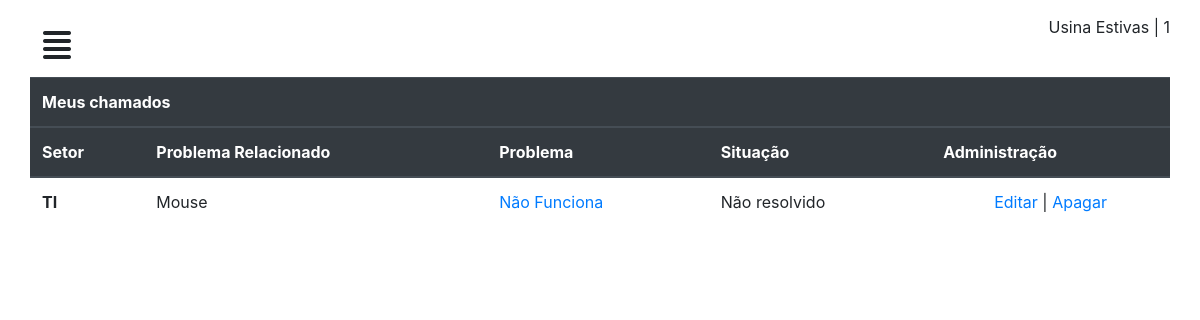
The app's page /perfil/ (signed in), older data.
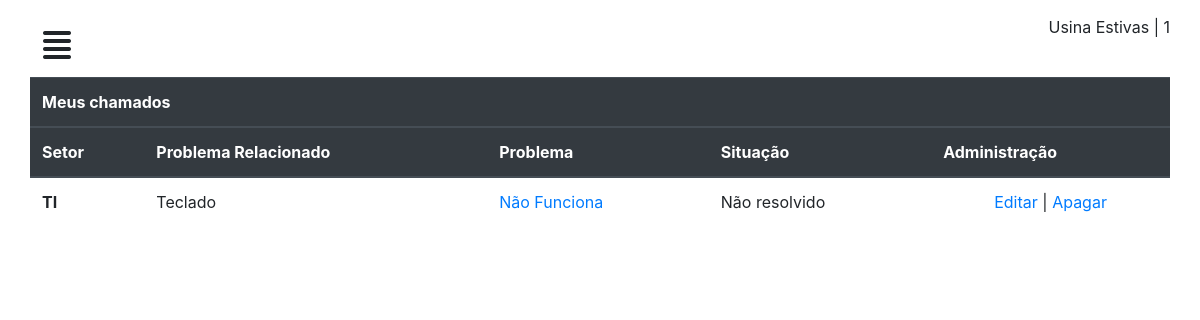
The same page, newer data.
### chamados/models.py (models this page shows)
class Chamado(models.Model):
	setor = models.CharField('Setor', max_length=50)
	problema = models.TextField('problema')
	situacao = models.IntegerField('situacao', default=1)
	user = models.ForeignKey(CustomUser, on_delete=models.CASCADE)
	relacao = models.ForeignKey(ProblemaRelacionado, on_delete=models.CASCADE)

class ProblemaRelacionado(models.Model):
	relacao = models.CharField('problema relacionado', max_length=50)
	def __str__(self):
		return self.relacao

### chamados/views.py (the view)
# urls.py: path('perfil/', perfil, name="perfil"),
@login_required
def perfil(request):
	chamados = Chamado.objects.filter(user=request.user)
	contexto = {
	'lista_chamado': chamados
	}
	return render(request, 'chamados.html', contexto)

### chamados/templates/chamados.html (shortened to what this page needs)
{% extends "baseperfil.html" %}
{% load static %}
{% block title %}
	<link rel="stylesheet" type="text/css" href="{% static 'css/mycall.css' %}" />
{% endblock %}
{% block conteudo %}
	<table class="table">
          <thead class="thead-dark">
            <tr>
              <th class="titleTable" colspan="5" scope="col">Meus chamados</th>
            </tr>
          </thead>
          <thead class="thead-dark">
            <tr>
              <th scope="col">Setor</th>
              <th scope="col">Problema Relacionado</th>
              <th scope="col">Problema</th>
              <th scope="col">Situação</th>
              <th scope="col">Administração</th>
            </tr>
          </thead>
          <tbody>
              <tr>
                {% for chamado in lista_chamado %}
                  <th scope="row">{{chamado.setor}}</th>
                  <td class="text-left">{{chamado.relacao}}</td>
                  <td class="text-left"><a href="#">{{chamado.problema}}</a></td>
                  <td class="text-left"> <span class="progressCall">{% if chamado.situacao == 1 %} Não resolvido {% else %} resolvido {% endif %}</span></td>
                  <td><a href="{% url 'editar' chamado.id %}">Editar</a> | <a href="{% url 'apagar' chamado.id %}">Apagar</a></td>
              </tr>
          </tbody>
        </table>
        {% empty %}
<p>Nenhum chamado cadastrado</p>
{% endfor %}
{% endblock %}

Row changes from the older to the newer data that the page shows:
changed Chamado "TI": relacao "Mouse" → "Teclado"
